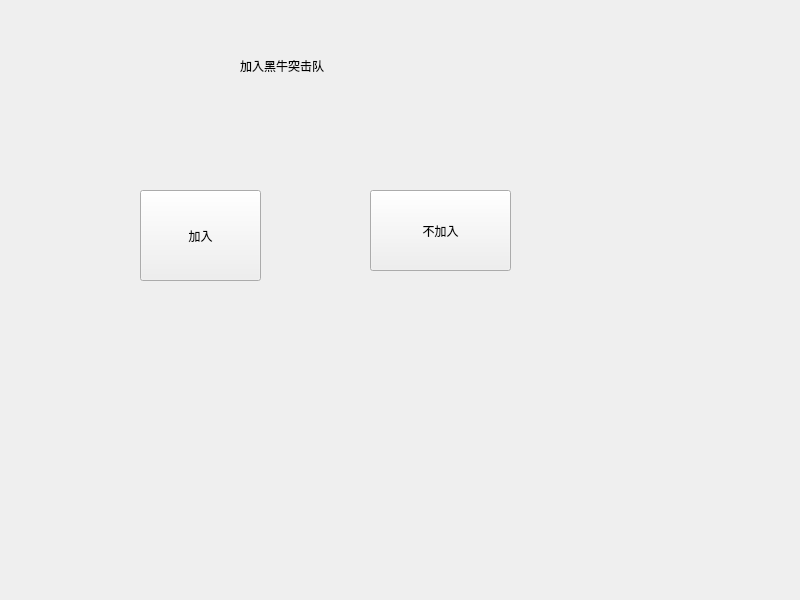
<?xml version="1.0" encoding="UTF-8"?>
<ui version="4.0">
 <class>Widget</class>
 <widget class="QWidget" name="Widget">
  <property name="geometry">
   <rect>
    <x>0</x>
    <y>0</y>
    <width>800</width>
    <height>600</height>
   </rect>
  </property>
  <property name="windowTitle">
   <string>Widget</string>
  </property>
  <widget class="QLabel" name="label">
   <property name="geometry">
    <rect>
     <x>240</x>
     <y>40</y>
     <width>241</width>
     <height>51</height>
    </rect>
   </property>
   <property name="text">
    <string>加入黑牛突击队</string>
   </property>
  </widget>
  <widget class="QPushButton" name="pushButton_yes">
   <property name="geometry">
    <rect>
     <x>140</x>
     <y>190</y>
     <width>121</width>
     <height>91</height>
    </rect>
   </property>
   <property name="text">
    <string>加入</string>
   </property>
  </widget>
  <widget class="QPushButton" name="pushButton_no">
   <property name="geometry">
    <rect>
     <x>370</x>
     <y>190</y>
     <width>141</width>
     <height>81</height>
    </rect>
   </property>
   <property name="text">
    <string>不加入</string>
   </property>
  </widget>
 </widget>
 <resources/>
 <connections/>
</ui>
